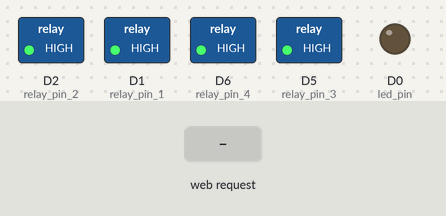
Simulated run of this program. Board: ESP8266 (NodeMCU). Parts: switched loads named in the program (green lamp = pin HIGH), output pins drawn as LEDs (lit = HIGH). The inputs (shaded band) are chosen by the test bench. WiFi joins after 1.5 s; servers stay silent unless stated; what the program prints to the serial monitor is not drawn.

Above: at 2.7 s.
2.8 s: HTTP request GET /led/0 received
At 3.8 s:
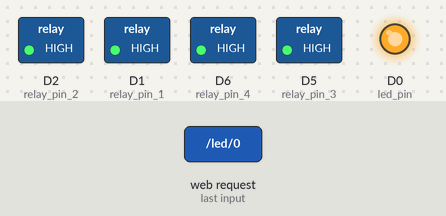
4.3 s: HTTP request GET /pod/1/zone/1/action/1 received
At 4.9 s:
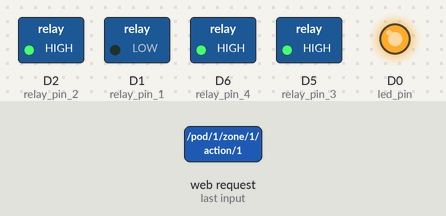
5.8 s: HTTP request GET /led/1 received
At 6.1 s:
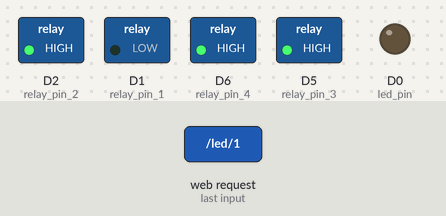
7.3 s: HTTP request GET /pod/1/zone/2/action/1 received
At 8.4 s:
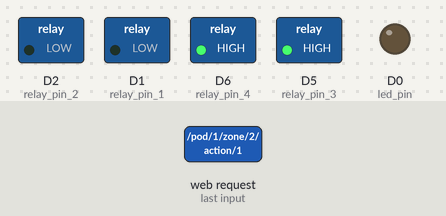
8.8 s: HTTP request GET /pod/1/zone/1/action/0 received
At 9.5 s:
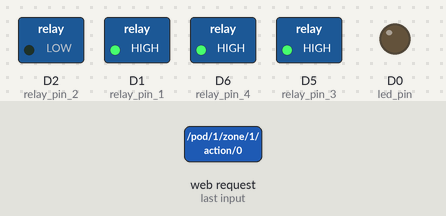
10.3 s: HTTP request GET /pod/1/zone/3/action/1 received
At 10.7 s:
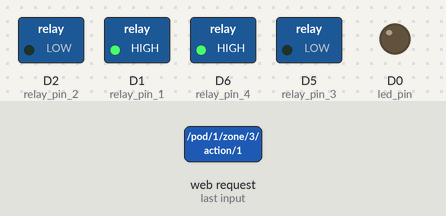
Timing chart, 0 to 12.8 s (numbered marks = the images above; inputs shaded):
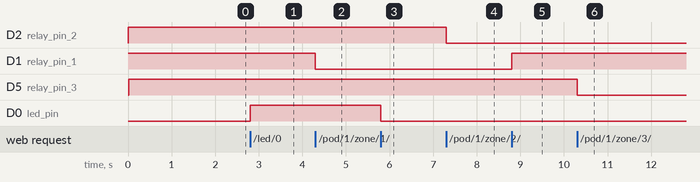

Measured:
- after the input at 2.8 s, D0 (led_pin): LOW → HIGH at once
- after the input at 4.3 s, D1 (relay_pin_1): HIGH → LOW at once
- after the input at 5.8 s, D0 (led_pin): HIGH → LOW at once
- after the input at 7.3 s, D2 (relay_pin_2): HIGH → LOW at once
- after the input at 8.8 s, D1 (relay_pin_1): LOW → HIGH at once
- after the input at 10.3 s, D5 (relay_pin_3): HIGH → LOW at once

The program:

main.cpp
```cpp
// NOTE: guh -- https://forum.arduino.cc/t/pyserial-and-esptools-directory-error/671804/5
#include <Arduino.h>
#include <ESP8266WiFi.h>
#include <ESP8266WebServer.h>
#define relay_on LOW
#define relay_off HIGH
#define relay_pin_1 D1                   // Relay #1
#define relay_pin_2 D2                   // Relay #2
#define relay_pin_3 D5                   // Relay #3
#define relay_pin_4 D6                   // Relay #4
#define led_on LOW                       // LED
#define led_off HIGH
#define led_pin 16
#define ssid "bilbo"                     // WiFi
#define password "readyplayer1"

ESP8266WebServer server(80);

void ReturnStatus() {
    bool led_is_on    = digitalRead(led_pin)     == led_on;
    Serial.printf( "LED is on: %s", led_is_on       ?"TRUE": "FALSE" );
    bool zone1_is_on  = digitalRead(relay_pin_1) == relay_on;
    Serial.printf( " -- Zone #1 is %s", zone1_is_on ?"TRUE": "FALSE" );
    bool zone2_is_on  = digitalRead(relay_pin_2) == relay_on;
    Serial.printf( " -- Zone #2 is %s", zone2_is_on ?"TRUE": "FALSE" );
    bool zone3_is_on  = digitalRead(relay_pin_3) == relay_on;
    Serial.printf( " -- Zone #3 is %s", zone3_is_on ?"TRUE": "FALSE" );
    bool zone4_is_on  = digitalRead(relay_pin_4) == relay_on;
    Serial.printf( " -- Zone #4 is %s", zone4_is_on ?"TRUE": "FALSE" );

    // If you want one, you can write it yourself. Here's what you need to think about:
    // - Who is going to allocate the storage for the returned string?
    // - Who is going to free the storage for the returned string?
    // - Is it going to be thread-safe or not?
    // - Is there going to be a limit on the maximum length of the returned string or not?

    char statusReturn[800];
    int truncCount = snprintf(statusReturn, 800, "{led: [led1:%s], pod1: [zone1:%s, zone2:%s, zone3:%s, zone4:%s], pod2: [zone1:%s, zone2:%s, zone3:%s, zone4:%s]}",
        led_is_on?"1": "0", zone1_is_on?"1": "0", zone2_is_on?"1": "0", zone3_is_on?"1": "0", zone4_is_on?"1": "0", zone1_is_on?"1": "0", zone2_is_on?"1": "0", zone3_is_on?"1": "0", zone4_is_on?"1": "0"
    );

    Serial.println("Truncation count: " + String(truncCount));

    server.send(200,"text/plain", statusReturn);
}

void SetPin(byte pin_number, byte new_pin_state) {
    digitalWrite(pin_number, new_pin_state);
    Serial.print("\nSetting pin#");
    Serial.print(pin_number);
    Serial.print(" to: ");
    Serial.println(new_pin_state);
    ReturnStatus();
}

void setup() {
    pinMode(relay_pin_1, OUTPUT);
    pinMode(relay_pin_2, OUTPUT);
    pinMode(relay_pin_3, OUTPUT);
    pinMode(relay_pin_4, OUTPUT);
    SetPin(relay_pin_1, relay_off);
    SetPin(relay_pin_2, relay_off);
    SetPin(relay_pin_3, relay_off);
    SetPin(relay_pin_4, relay_off);

    Serial.begin(115200);
    pinMode(led_pin, OUTPUT);

    Serial.println();
    Serial.println("Configuring access point...");
    WiFi.begin(ssid, password);
    while ( WiFi.status() != WL_CONNECTED ) {
        delay(500);
        Serial.print(".");
    }
    Serial.println( "WiFi connected!");
    Serial.print("IP address: \n");
    Serial.println(WiFi.localIP());

    server.on("/stat"                   , []() { ReturnStatus();                  });
    server.on("/led/1"                  , []() { SetPin(led_pin,     led_on    ); });
    server.on("/led/0"                  , []() { SetPin(led_pin,     led_off   ); });
    server.on("/pod/1/zone/1/action/1"  , []() { SetPin(relay_pin_1, relay_on  ); });
    server.on("/pod/1/zone/1/action/0"  , []() { SetPin(relay_pin_1, relay_off ); });
    server.on("/pod/1/zone/2/action/1"  , []() { SetPin(relay_pin_2, relay_on  ); });
    server.on("/pod/1/zone/2/action/0"  , []() { SetPin(relay_pin_2, relay_off ); });
    server.on("/pod/1/zone/3/action/1"  , []() { SetPin(relay_pin_3, relay_on  ); });
    server.on("/pod/1/zone/3/action/0"  , []() { SetPin(relay_pin_3, relay_off ); });
    server.on("/pod/1/zone/4/action/1"  , []() { SetPin(relay_pin_4, relay_on  ); });
    server.on("/pod/1/zone/4/action/0"  , []() { SetPin(relay_pin_4, relay_off ); });
    server.on("/pod/2/zone/1/action/1"  , []() { SetPin(relay_pin_1, relay_on  ); });
    server.on("/pod/2/zone/1/action/0"  , []() { SetPin(relay_pin_1, relay_off ); });
    server.on("/pod/2/zone/2/action/1"  , []() { SetPin(relay_pin_2, relay_on  ); });
    server.on("/pod/2/zone/2/action/0"  , []() { SetPin(relay_pin_2, relay_off ); });
    server.on("/pod/2/zone/3/action/1"  , []() { SetPin(relay_pin_1, relay_on  ); });
    server.on("/pod/2/zone/3/action/0"  , []() { SetPin(relay_pin_1, relay_off ); });
    server.on("/pod/2/zone/4/action/1"  , []() { SetPin(relay_pin_2, relay_on  ); });
    server.on("/pod/2/zone/4/action/0"  , []() { SetPin(relay_pin_2, relay_off ); });
    Serial.print("HTTP server starting..." );
    server.begin();
    Serial.print("done" );
}

void loop() { server.handleClient(); }
```
